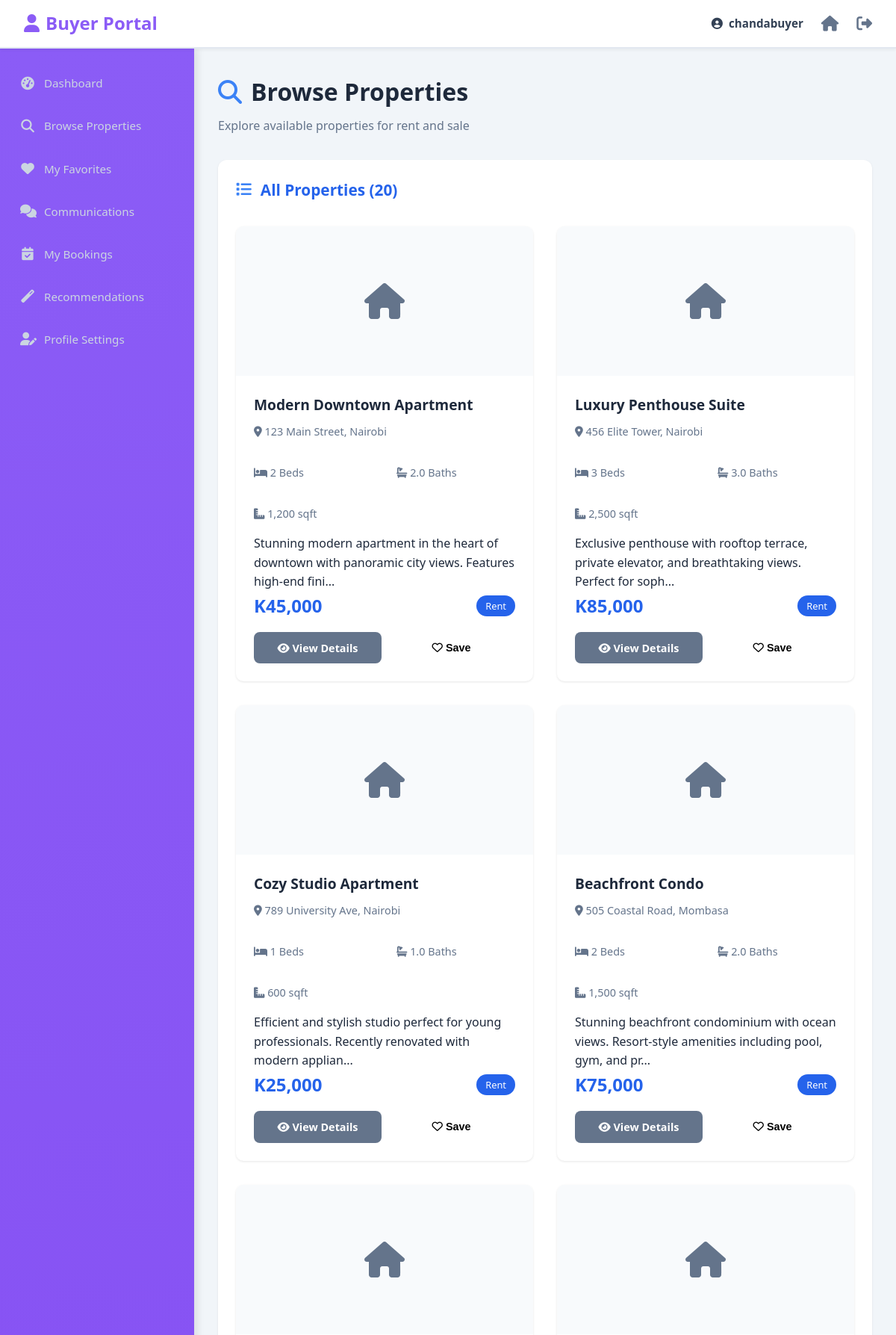
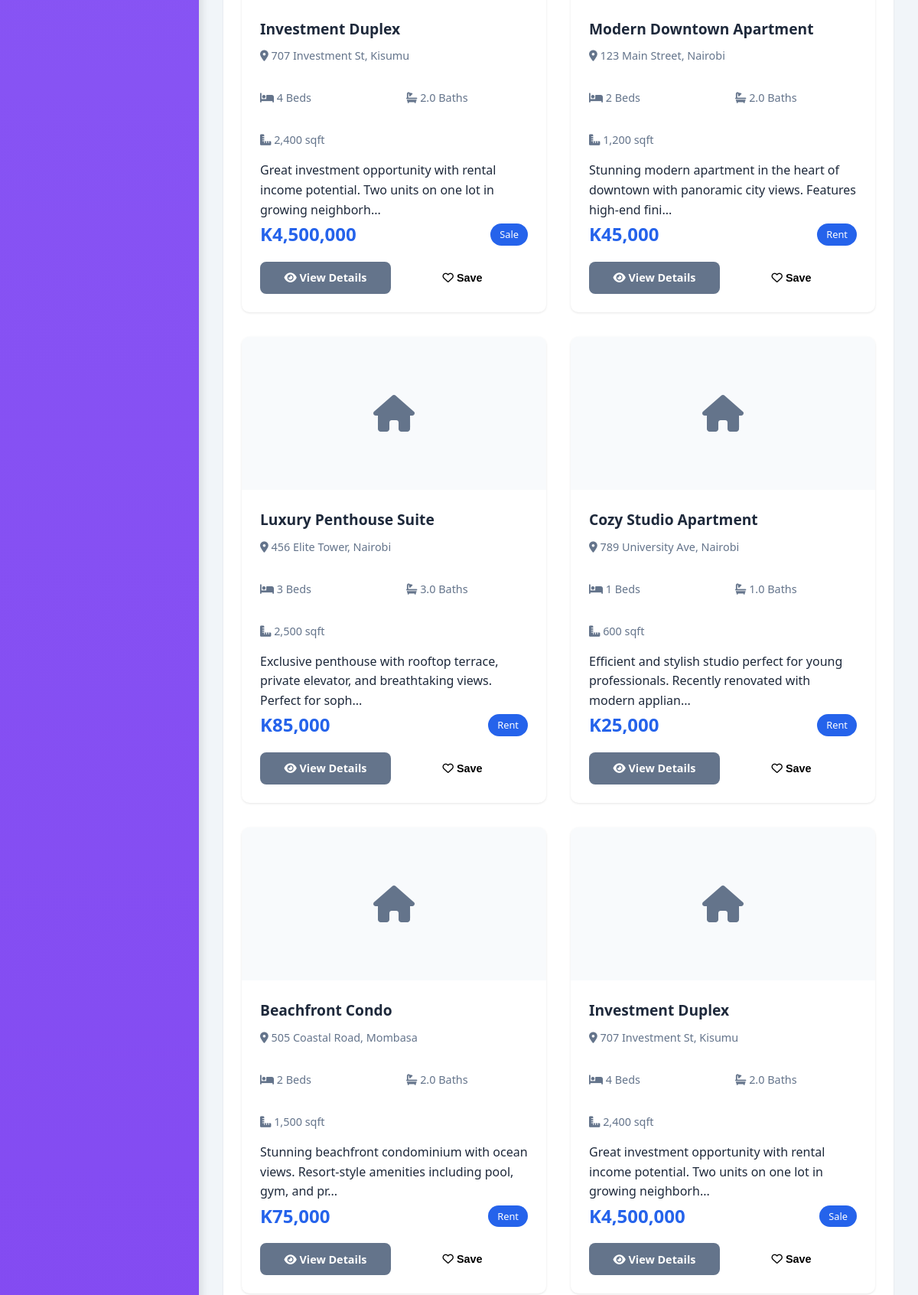
Page /buyer/properties.php (signed in, upper part) on the committed database (2 pictures, top to bottom).
### tables this page shows
CREATE TABLE properties (
    property_id INT AUTO_INCREMENT PRIMARY KEY,
    seller_id INT NOT NULL,
    title VARCHAR(200) NOT NULL,
    description TEXT,
    address VARCHAR(255) NOT NULL,
    city VARCHAR(100) NOT NULL,
    state VARCHAR(100),
    zip_code VARCHAR(20),
    price DECIMAL(10, 2) NOT NULL,
    type ENUM('rent', 'sale') NOT NULL,
    property_type ENUM('apartment', 'house', 'condo', 'townhouse', 'studio') NOT NULL,
    bedrooms INT DEFAULT 0,
    bathrooms DECIMAL(2, 1) DEFAULT 0,
    sqft INT,
    status ENUM('pending', 'approved', 'rejected', 'sold', 'rented') DEFAULT 'pending',
    created_at TIMESTAMP DEFAULT CURRENT_TIMESTAMP,
    updated_at TIMESTAMP DEFAULT CURRENT_TIMESTAMP ON UPDATE CURRENT_TIMESTAMP,
    FOREIGN KEY (seller_id) REFERENCES users(user_id) ON DELETE CASCADE
);

### buyer/properties.php (the view, shortened to what this page needs)
<?php
require_once dirname(__DIR__) . "/includes/db_connect.php";
try {
    $stmt = $pdo->prepare("SELECT p.*, u.username as seller_name,
                           (SELECT image_url FROM images WHERE property_id = p.property_id AND is_primary = TRUE LIMIT 1) as primary_image
                           FROM properties p
                           JOIN users u ON p.seller_id = u.user_id
                           WHERE p.status = 'approved'
                           ORDER BY p.created_at DESC");
    $stmt->execute();
    $properties = $stmt->fetchAll();
} catch (PDOException $e) {
    $properties = [];
    $error = "Could not load properties";
}
include "buyer_header.php";
?>
<div class="admin-layout">
    <?php include "buyer_sidebar.php"; ?>
    <main class="admin-content">
        <div class="admin-page-header">
            <h1><i class="fas fa-search"></i> Browse Properties</h1>
            <p>Explore available properties for rent and sale</p>
        </div>
        <div class="admin-section">
            <div class="section-header">
                <h2><i class="fas fa-list"></i> All Properties (<?php echo count($properties); ?>)</h2>
            </div>
            <?php if (empty($properties)): ?>
                <div class="empty-state">
                    <i class="fas fa-home"></i>
                    <p>No properties available at the moment.</p>
                </div>
            <?php else: ?>
                <div class="properties-grid">
                    <?php foreach ($properties as $property): ?>
                        <div class="property-card">
                            <?php
                            $primaryImage = $property["primary_image"] ?? "";
                            if ($primaryImage && strpos($primaryImage, "../") !== 0) {
                                $primaryImage = "../" . ltrim($primaryImage, "/");
                            }
                            $hasImage = false;
                            ?>
                            <?php if ($hasImage): ?>
                                <img src="<?php echo htmlspecialchars($primaryImage); ?>" alt="<?php echo htmlspecialchars($property["title"]); ?>" class="property-image">
                            <?php else: ?>
                                <div class="property-image-placeholder">
                                    <i class="fas fa-home"></i>
                                </div>
                            <?php endif; ?>
                            <div class="property-info">
                                <h3 class="property-title"><?php echo htmlspecialchars($property["title"]); ?></h3>
                                <p class="property-location">
                                    <i class="fas fa-map-marker-alt"></i>
                                    <?php echo htmlspecialchars($property["address"] . ", " . $property["city"]); ?>
                                </p>
                                <div class="property-details">
                                    <span><i class="fas fa-bed"></i> <?php echo $property["bedrooms"]; ?> Beds</span>
                                    <span><i class="fas fa-bath"></i> <?php echo $property["bathrooms"]; ?> Baths</span>
                                    <span><i class="fas fa-ruler-combined"></i> <?php echo number_format($property["sqft"] ?? 0); ?> sqft</span>
                                </div>
                                <p class="property-description">
                                    <?php echo htmlspecialchars(substr($property["description"], 0, 100)) . "..."; ?>
                                </p>
                                <div class="property-price">
                                    <strong>K<?php echo number_format($property["price"]); ?></strong>
                                    <span class="property-type-badge"><?php echo ucfirst($property["type"]); ?></span>
                                </div>
                                <div class="property-actions">
                                    <a href="../property_details.php?id=<?php echo $property["property_id"]; ?>" class="btn btn-secondary">
                                        <i class="fas fa-eye"></i> View Details
                                    </a>
                                    <button class="btn btn-favorite" data-property-id="<?php echo $property["property_id"]; ?>">
                                        <i class="far fa-heart"></i> Save
                                    </button>
                                </div>
                            </div>
                        </div>
                    <?php endforeach; ?>
                </div>
            <?php endif; ?>
        </div>
    </main>
</div>
<?php include '../includes/buyer_footer.php'; ?>

### assets/css/style.css (style rules this page uses)
:root { --primary-color: #2563eb; --secondary-color: #64748b; --success-color: #10b981; --danger-color: #ef4444; --warning-color: #f59e0b; --dark: #1e293b; --light: #f8fafc; --white: #ffffff; --border-color: #e2e8f0; --shadow: 0 1px 3px rgba(0, 0, 0, 0.1); --shadow-lg: 0 10px 25px rgba(0, 0, 0, 0.1); }
* { margin: 0; padding: 0; box-sizing: border-box; }
body { font-family: 'Segoe UI', Tahoma, Geneva, Verdana, sans-serif; background: var(--light); color: var(--dark); line-height: 1.6; }
.properties-grid { display: grid; grid-template-columns: repeat(auto-fill, minmax(300px, 1fr)); gap: 2rem; margin-top: 2rem; }
.property-card { background: var(--white); border-radius: 10px; overflow: hidden; box-shadow: var(--shadow); transition: transform 0.3s, box-shadow 0.3s; }
.property-image-placeholder { width: 100%; height: 200px; background: var(--light); display: flex; align-items: center; justify-content: center; color: var(--secondary-color); font-size: 3rem; }
.property-info { padding: 1.5rem; }
.property-title { font-size: 1.2rem; margin-bottom: 0.5rem; color: var(--dark); }
.property-location { color: var(--secondary-color); margin-bottom: 1rem; font-size: 0.9rem; }
.property-details { display: flex; gap: 1rem; margin-bottom: 1rem; font-size: 0.9rem; color: var(--secondary-color); }
.property-price { display: flex; justify-content: space-between; align-items: center; margin-bottom: 1rem; }
.property-price strong { font-size: 1.5rem; color: var(--primary-color); }
.property-type-badge { background: var(--primary-color); color: var(--white); padding: 0.25rem 0.75rem; border-radius: 20px; font-size: 0.8rem; }
.property-actions { display: flex; gap: 0.5rem; }
.property-actions .btn { flex: 1; text-align: center; }
.btn { padding: 0.75rem 1.5rem; border: none; border-radius: 5px; cursor: pointer; font-size: 1rem; transition: all 0.3s; text-decoration: none; display: inline-block; }
.btn-secondary { background: var(--secondary-color); color: var(--white); }
.btn-favorite { background: transparent; border: 1px solid var(--border-color); }
.property-details { display: grid; grid-template-columns: 1fr 1fr; gap: 2rem; margin-top: 2rem; }
.admin-content { flex: 1; margin-left: 320px; padding: 2rem; overflow-x: hidden; }
.admin-layout { display: flex; min-height: 100vh; padding-top: 65px; background: #f1f5f9; }
.admin-content { flex: 1; margin-left: 260px; padding: 2rem; background: #f1f5f9; min-height: calc(100vh - 65px); }
.admin-page-header { margin-bottom: 2rem; }
.admin-page-header h1 { font-size: 2rem; color: #1e293b; margin-bottom: 0.5rem; display: flex; align-items: center; gap: 0.75rem; }
.admin-page-header h1 i { color: #3b82f6; }
.admin-page-header p { color: #64748b; font-size: 1rem; }
.admin-section { background: #fff; border-radius: 12px; padding: 1.5rem; box-shadow: 0 1px 3px rgba(0, 0, 0, 0.08); margin-bottom: 2rem; }
.admin-section h2 { font-size: 1.3rem; color: #1e293b; margin-bottom: 1.5rem; display: flex; align-items: center; gap: 0.5rem; }
.admin-section h2 i { color: #3b82f6; }
.btn { display: inline-block; padding: 0.6rem 1.25rem; border: none; border-radius: 8px; font-weight: 600; text-decoration: none; cursor: pointer; transition: all 0.2s; font-size: 0.9rem; }
.section-header { display: flex; justify-content: space-between; align-items: center; margin-bottom: 1.5rem; }
.section-header h2 { color: var(--primary-color); display: flex; align-items: center; gap: 0.75rem; margin: 0; }
.buyer-body { background: #f1f5f9; margin: 0; padding: 0; }

### rows in the picture
properties: title "Modern Downtown Apartment", address+city "123 Main Street, Nairobi", bedrooms "2", bathrooms "2.0", sqft "1,200", description "Stunning modern apartment in the heart of downtown with panoramic city views. Features high-end fini", price "45,000", type "Rent"
properties: title "Luxury Penthouse Suite", address+city "456 Elite Tower, Nairobi", bedrooms "3", bathrooms "3.0", sqft "2,500", description "Exclusive penthouse with rooftop terrace, private elevator, and breathtaking views. Perfect for soph", price "85,000", type "Rent"
properties: title "Cozy Studio Apartment", address+city "789 University Ave, Nairobi", bedrooms "1", bathrooms "1.0", sqft "600", description "Efficient and stylish studio perfect for young professionals. Recently renovated with modern applian", price "25,000", type "Rent"
properties: title "Beachfront Condo", address+city "505 Coastal Road, Mombasa", bedrooms "2", bathrooms "2.0", sqft "1,500", description "Stunning beachfront condominium with ocean views. Resort-style amenities including pool, gym, and pr", price "75,000", type "Rent"
properties: title "Investment Duplex", address+city "707 Investment St, Kisumu", bedrooms "4", bathrooms "2.0", sqft "2,400", description "Great investment opportunity with rental income potential. Two units on one lot in growing neighborh", price "4,500,000", type "Sale"
properties: title "Modern Downtown Apartment", address+city "123 Main Street, Nairobi", bedrooms "2", bathrooms "2.0", sqft "1,200", description "Stunning modern apartment in the heart of downtown with panoramic city views. Features high-end fini", price "45,000", type "Rent"
properties: title "Luxury Penthouse Suite", address+city "456 Elite Tower, Nairobi", bedrooms "3", bathrooms "3.0", sqft "2,500", description "Exclusive penthouse with rooftop terrace, private elevator, and breathtaking views. Perfect for soph", price "85,000", type "Rent"
properties: title "Cozy Studio Apartment", address+city "789 University Ave, Nairobi", bedrooms "1", bathrooms "1.0", sqft "600", description "Efficient and stylish studio perfect for young professionals. Recently renovated with modern applian", price "25,000", type "Rent"
properties: title "Beachfront Condo", address+city "505 Coastal Road, Mombasa", bedrooms "2", bathrooms "2.0", sqft "1,500", description "Stunning beachfront condominium with ocean views. Resort-style amenities including pool, gym, and pr", price "75,000", type "Rent"
properties: title "Investment Duplex", address+city "707 Investment St, Kisumu", bedrooms "4", bathrooms "2.0", sqft "2,400", description "Great investment opportunity with rental income potential. Two units on one lot in growing neighborh", price "4,500,000", type "Sale"

### other values in the picture
$_SESSION['username'] "chandabuyer"
count($properties) "20"
